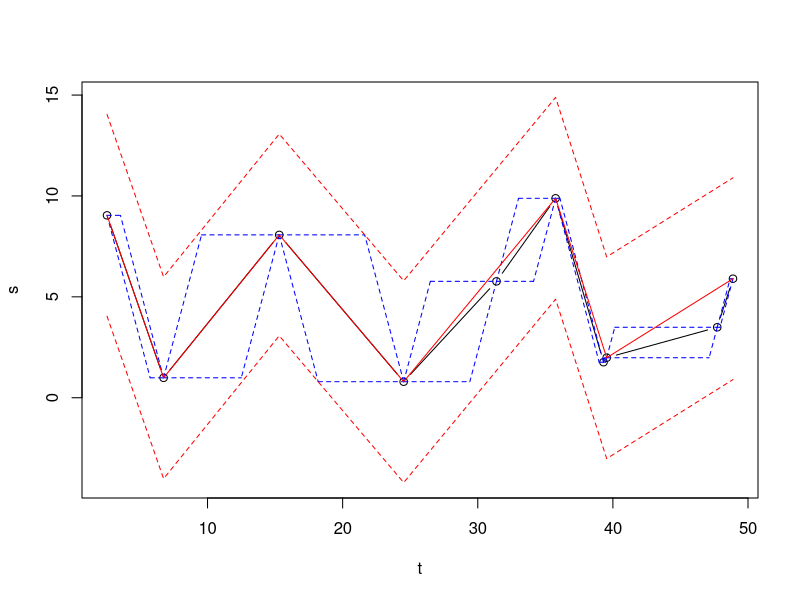

This figure's R source:
## svn: $Id: shrinkapprox.R 471 2010-03-10 10:57:40Z john $
##
## an algorithm for subsetting a linear approximation
## while preserving an error bound
##
##
##  Given: - a function f from R -> R, evaluated at points t_1, t_2, ..., t_n
##         such that f(t_1) = s_1, f(t_2)=s_2, ..., f(t_n) = s_n
##         and such that f is monotonic on each interval [t_i, t_(i+1)],
##         and the slope of secants of f is bounded in magnitude by M on the interval
##         t in [t_1, t_n].
##
##         - a maximum error e > 0
##
##  Find, if possible, a minimal subset i_1, i_2, ..., i_m, m <= n such that the linear
##  approximation to f using only the values at the points t_i_1, t_i_2, ..., t_i_m
##  has error at most e on the interval [t_1, t_n]
##
##  This is a greedy algorithm which keeps the first point, and drops
##  subsequent points until it reaches one where the linear
##  approximation induced by that point and the first point is no
##  longer within the specified error bounds over the interval between
##  the two points.  It then appends the previously tested point to
##  the approximation, and continues with that as the new "first"
##  point.
##
##  The constraints on f mean that on the interval [t_i, t_(i+1)], the graph of
##  f will lie within the parallelogram whose vertices are:
##
##  A = (t_i,     s_i)
##  B = (t_(i+1), s_(i+1))
##  C = (t_i     + |s_(i+1) - s_i| / M, s_(i+1))
##  D = (t_(i+1) - |s_(i+1) - s_i| / M, s_i)
##
##
##	   |	   
##	   |
##    s	   +	    C---------B
##     i+1 |	   /      _-"/
##         |      /    _-"  /
## 	   |     /  _-"    / <- slope = M
## 	   |    /_-"      /
##    s	   +   A---------D
##     i   |       
##         |            
## 	   |      
##         |       
##         +---+--------------+-----------
##             t              t
##              i              i+1
##
## So the graph of f on the interval [t_1, t_n] lies within a "chain"
## of such parallelograms, joined at the corners.  The largest
## vertical distance of a line from the parallelogram over the
## interval [t_i, t_(i+1)] will occur at one of the four vertices, the
## parallelogram, because it is a convex set and vertical distance
## from the line is a linear function of the (t, s) coordinates.  So
## we can guarantee a bound on the approximation error by checking it
## at each vertex.  Conversely, if the error at each vertex is to be
## within a certain bound, this implies bounds on the allowable slope
## of a linear approximation anchored at a given point.  These bounds
## on slope are narrowed (or at best, maintained) each time a new
## parallelogram is considered. As soon as the line from the starting
## point to a point in the set no longer has a slope satisfying the
## constraints up to that point, the preceding point must be appended
## to the approximation and made the new starting point.

max.err <- function(t, s, M, new.i) {
  ## find the maximum error at any of the piecewise envelope corners
  ## (we don't check the last corner since the approximation is exact there)
  n <- length(t)
  f <- approxfun(t[new.i], y=s[new.i])
  me <- -Inf
  for (i in 1:(n-1)) {
    if (me < abs(f(t[i]) - s[i])) {
      which <- c(i, 1)
      me <- abs(f(t[i]) - s[i])
    }
    if (me < abs(f(t[i] + abs((s[i+1] - s[i]) / M)) - s[i+1])) {
      which <- c(i, 2)
      me <- abs(f(t[i] + abs((s[i+1] - s[i]) / M)) - s[i+1])
    }
    if (me < abs(f(t[i+1] - abs((s[i+1] - s[i]) / M)) - s[i])) {
      which <- c(i, 3)
      me <- abs(f(t[i+1] - abs((s[i+1] - s[i]) / M)) - s[i])
    }
  }
  return (c(me, which))
}

## Algorithm: constrain the slope, starting at the first point

shrinkapprox <- function(t, s, e, M) {
  
  n <- length(t)
  if (n <= 2)
    return (list(x=t, y=s))
  new.i <- 1
  j <- 1  ## index in new.i of last approximation segment starting point
  m.min <- -Inf  ## minimum slope allowed
  m.max <- Inf   ## maximum slope allowed
  i <- 1 ## keep track of point in t being examined
  while (i < n) {
    ## current segment of approximation starts at point whose index is new.i[j]
    ## and requires slopes in the interval [m.min, m.max] to satisfy the error bound

    ## Find the constraining slopes for approximating in the interval from t_(i-1) to t_i by examining each
    ## corner of the parallelogram with corners at (t_(i-1), s_(i-1)), (t_i, s_i), edges at s=s_(i-1) and s=s_i,
    ## and whose other two edges have slope +M or -M according to whether s_i >= s_(i-1) or s_i < s_(i-1)

    ## allowed range of slopes to be within e of (t[i], s[i])
    if (i > new.i[j]) {
      m11 <- (s[i] - e - s[new.i[j]]) / (t[i] - t[new.i[j]])
      m12 <- (s[i] + e - s[new.i[j]]) / (t[i] - t[new.i[j]])
      m.min <- max(m.min, m11)
      m.max <- min(m.max, m12)
    }

    ## allowed range of slopes to be within e of (t[i], s[i])
    m21 <- (s[i+1] - e - s[new.i[j]]) / (t[i+1] - t[new.i[j]])
    m22 <- (s[i+1] + e - s[new.i[j]]) / (t[i+1] - t[new.i[j]])
    m.min <- max(m.min, m21)
    m.max <- min(m.max, m22)

    ## allowed range of slopes to be within e of first induced corner
    tt <- t[i] + abs(s[i+1] - s[i]) / M
    m31 <- (s[i+1] - e - s[new.i[j]]) / (tt - t[new.i[j]])
    m32 <- (s[i+1] + e - s[new.i[j]]) / (tt - t[new.i[j]])
    m.min <- max(m.min, m31)
    m.max <- min(m.max, m32)

    ## allowed range of slopes to be within e of second induced corner
    tt <- t[i+1] - abs(s[i+1] - s[i]) / M
    m41 <- (s[i] - e - s[new.i[j]]) / (tt - t[new.i[j]])
    m42 <- (s[i] + e - s[new.i[j]]) / (tt - t[new.i[j]])
    m.min <- max(m.min, m41)
    m.max <- min(m.max, m42)

    if (i > new.i[j]) {
      ## get the slope from the previous approximation point to point i+1
      mm <- (s[i+1] - s[new.i[j]]) / (t[i+1] - t[new.i[j]])
      
      ## if the slope to point i+1 is not feasible, add point i to the approximation
      ## (includes the case of m.min > m.max; i.e. no feasible slopes)
      
      if (mm < m.min || mm > m.max) {
        new.i <- c(new.i, i)
        j <- j+1
        m.min <- -Inf
        m.max <- Inf
      } else {
        i <- i + 1
      }
    } else {
      i <- i + 1
    }
  }

  ## add point n
  new.i <- c(new.i, n)

  me <- max.err(t, s, M, new.i)

  cat(sprintf("Max error is %f at index %d type %d\n", me[1], me[2], me[3]));
  plot(t, s, type="b", ylim=c(min(s) - e, max(s) + e))
  for (i in 1:(n-1)) {
    lines(c(t[i], t[i] + abs(s[i+1] - s[i]) / M), c(s[i], s[i+1]), type="l", lty=2, col="blue")
    lines(c(t[i+1], t[i+1] - abs(s[i+1] - s[i]) / M), c(s[i+1], s[i]), type="l", lty=2, col="blue")
    lines(c(t[i] + abs(s[i+1] - s[i]) / M, t[i+1]), c(s[i+1], s[i+1]), type="l", lty=2, col="blue")
    lines(c(t[i], t[i+1] - abs(s[i+1] - s[i]) / M), c(s[i], s[i]), type="l", lty=2, col="blue")
  }
  lines(t[new.i], s[new.i], col="red")
  lines(t[new.i], s[new.i]+e, lty=2, col="red")
  lines(t[new.i], s[new.i]-e, lty=2, col="red")
  
  return(list(x=t[new.i], y=s[new.i]))
}

demo <- function(np = 10) {
t <- cumsum(10*runif(np))              ## random times (non-decreasing)
s <- 10*runif(np)                      ## random states
M <- max(abs(diff(s) / diff(t))) * 1.1 ## hypothetical maximum slope, larger than any observed
emax <- 5                              ## half the possible range of states; arbitrary and will sometimes be unattainable

shrinkapprox(t, s, emax, M)
}

demo()
